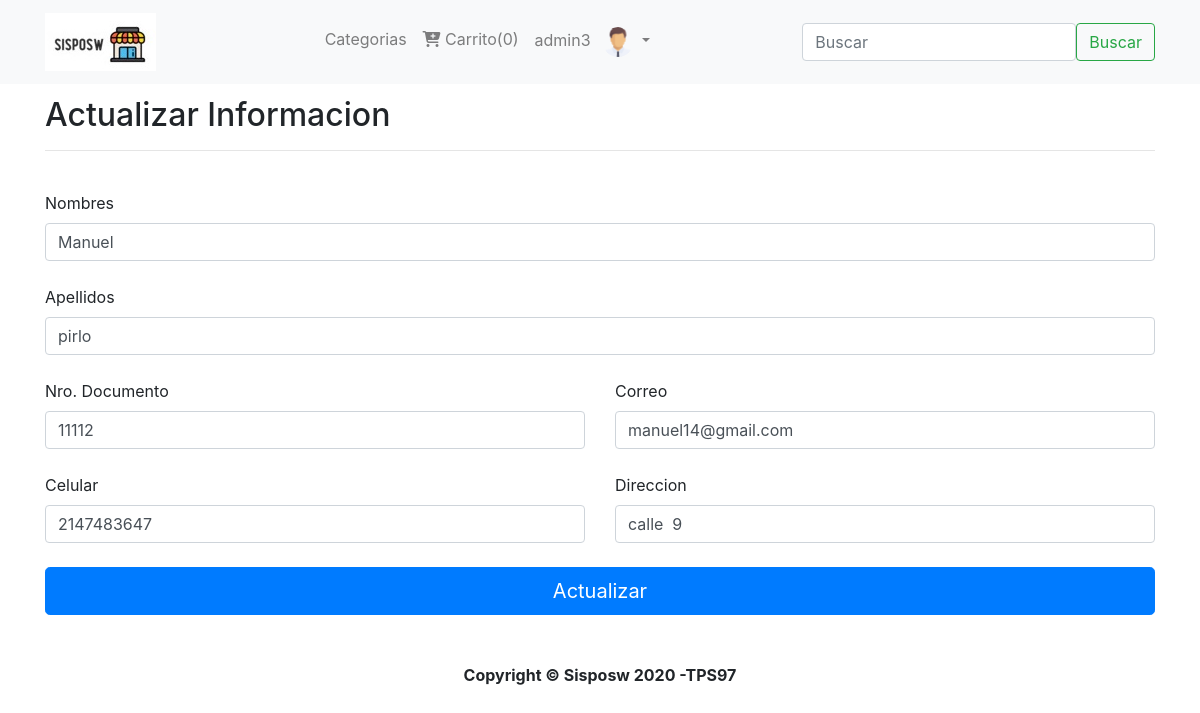
Screenshot of /ActualizarDatos.php (signed in) with the database file from the repository.
### tables this page shows
CREATE TABLE `personas` (
  `id_persona` int(11) NOT NULL,
  `nombres` varchar(45) DEFAULT NULL,
  `apellidos` varchar(45) DEFAULT NULL,
  `nro_identificacion` int(11) NOT NULL,
  `direccion` varchar(45) NOT NULL,
  `celular` int(10) NOT NULL,
  `correo` varchar(60) NOT NULL
);

### control/conexion.php (called while the page is built, shortened)
<?php
	class Conexion {
		private $conectar;
		public function __construct() {
			$cadenaconexion = "mysql:hos=".servidor.";dbname=".bd.";charset=utf8";
			try {
			$this->conectar = new PDO($cadenaconexion,usuario,clave);
			$this->conectar->setAttribute(PDO::ATTR_ERRMODE, PDO::ERRMODE_EXCEPTION);
			} catch (PDOException $error) {
			}
		}
		public function conectar(){
			return $this->conectar;
		}
	}

### control/CtrlPersonas.php (called while the page is built, shortened)
<?php
require_once "conexion.php";
class CtrlPersonas extends Conexion
{
    private $conexion = null;
    function __construct()
    {
        $this->conexion = new Conexion();
        $this->conexion = $this->conexion->conectar();
    }
    public function buscarPersonaId(int $id)
    {
        $sql = "SELECT * FROM personas WHERE id_persona =?";
        $dato = array($id);
        $consulta = $this->conexion->prepare($sql);
        $consulta->execute($dato);
        $respuesta = $consulta->fetch(PDO::FETCH_ASSOC);
        return $respuesta;
    }
}

### ActualizarDatos.php (the view, shortened to what this page needs)
<?php
require_once "control/CtrlPersonas.php";
$controlpersona = new CtrlPersonas();
if (!isset($_SESSION['login'])) {
    header("location:login.php");
} else {
    $login = $_SESSION['login'];
    if ($login['tipo_usuario'] == 2) {
        $id = $login['persona'];
        $datos = $controlpersona->buscarPersonaId($id);
    }
}
?>
<!DOCTYPE html>
<html lang="en">
<head>
    <link rel="stylesheet" href="https://stackpath.bootstrapcdn.com/bootstrap/4.5.2/css/bootstrap.min.css">
    <link rel="stylesheet" href="https://stackpath.bootstrapcdn.com/font-awesome/4.7.0/css/font-awesome.min.css">
</head>
<body>
    <?php include "plantilla/cabecera.php" ?>
    <div class="container">
        <br>
        <form method="post">
            <br>
            <h2 class="display-5">Actualizar Informacion </h2>
            <hr>
            <br>
            <div class="row">
                <div class="col-md-12 mb-2">
                    <div class="form-group">
                        <label for="nombres">Nombres</label>
                        <input class="form-control" type="text" name="nombres" id="nombres" pattern="^[A-Za-z ]+$" required value="<?php echo $datos['nombres'] ?>">
                    </div>
                </div>
                <div class="col-md-12 mb-2">
                    <div class="form-group">
                        <label for="apellidos">Apellidos</label>
                        <input class="form-control" type="text" name="apellidos" id="apellidos" pattern="^[A-Za-z ]+$" value="<?php echo $datos['apellidos'] ?>">
                    </div>
                </div>
            </div>
            <div class="row">
                <div class="col-md-6 mb-2">
                    <div class="form-group">
                        <label for="num_doc">Nro. Documento</label>
                        <input class="form-control" type="text" name="num_doc" id="num_doc" required onkeypress='return validaNumeros(event)' value="<?php echo $datos['nro_identificacion'] ?>">
                    </div>
                </div>
                <div class="col-md-6 mb-2">
                    <div class="form-group">
                        <label for="correo">Correo</label>
                        <input class="form-control" type="email" name="correo" id="correo" placeholder="tucorreo@jemplo.com" required value="<?php echo $datos['correo'] ?>">
                    </div>
                </div>
            </div>
            <div class="row">
                <div class="col-md-6 mb-2">
                    <div class="form-group">
                        <label for="celular">Celular</label>
                        <input class="form-control" type="text" name="celular" id="celular" onkeypress='return validaNumeros(event)' value="<?php echo $datos['celular'] ?>">
                    </div>
                </div>
                <div class="col-md-6 mb-2">
                    <div class="form-group">
                        <label for="direccion">Direccion</label>
                        <input class="form-control" type="text" name="direccion" id="direccion" required value="<?php echo $datos['direccion'] ?>">
                    </div>
                </div>
            </div>
            <input type="submit" onclick="validarTexto()" class="btn btn-primary btn-lg btn-block" value="Actualizar">
            <?php include 'plantilla/piepagina.php'; ?>
</body>
</html>

### rows the page displays
personas: nombres "Manuel", apellidos "pirlo", num_doc "11112", correo "manuel14@gmail.com", celular "2147483647", direccion "calle 9"

### other values shown
$login['nick'] "admin3"
